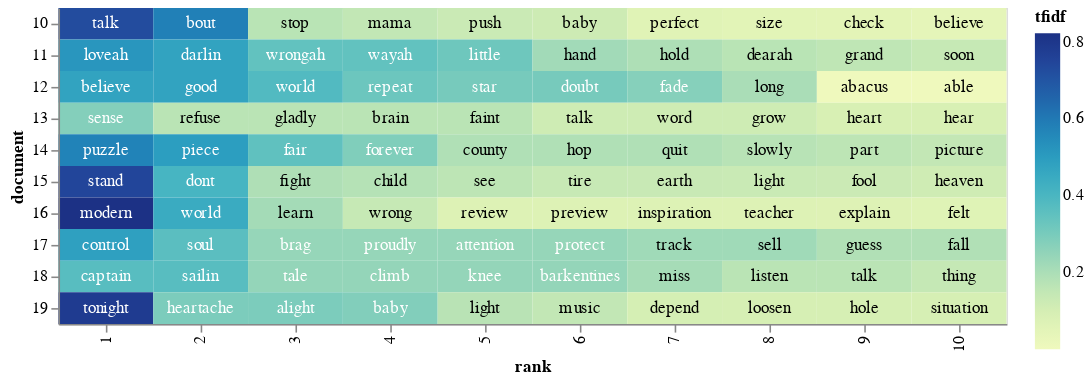

Notebook source saved alongside this figure:
### Code cell
# Heat map for the 70s-80s

# base for all visualizations, with rank calculation
base = alt.Chart(sample_tfidfs[1][100:200]).encode(
    x = 'rank:O',
    y = 'document:N'
).transform_window(
    rank = "rank()",
    sort = [alt.SortField("tfidf", order="descending")],
    groupby = ["document"],
)

# heatmap specification
heatmap = base.mark_rect().encode(
    color = 'tfidf:Q'
)

# text labels, white for darker heatmap colors
text = base.mark_text(baseline='middle').encode(
    text = 'term:N',
    color = alt.condition(alt.datum.tfidf >= 0.23, alt.value('white'), alt.value('black'))
)

# display the three superimposed visualizations
(heatmap + text).properties(width = 600)

### Figure 1 — Vega-Lite specification as saved in the notebook (floating-point values rounded to 4 significant figures)
{"config": {"view": {"continuousWidth": 300, "continuousHeight": 300}}, "layer": [{"mark": {"type": "rect"}, "encoding": {"color": {"field": "tfidf", "type": "quantitative"}, "x": {"field": "rank", "type": "ordinal"}, "y": {"field": "document", "type": "nominal"}}, "transform": [{"window": [{"op": "rank", "field": "", "as": "rank"}], "groupby": ["document"], "sort": [{"field": "tfidf", "order": "descending"}]}]}, {"mark": {"type": "text", "baseline": "middle"}, "encoding": {"color": {"condition": {"test": "(datum.tfidf >= 0.23)", "value": "white"}, "value": "black"}, "text": {"field": "term", "type": "nominal"}, "x": {"field": "rank", "type": "ordinal"}, "y": {"field": "document", "type": "nominal"}}, "transform": [{"window": [{"op": "rank", "field": "", "as": "rank"}], "groupby": ["document"], "sort": [{"field": "tfidf", "order": "descending"}]}]}], "data": {"name": "data-1eb9bd06c4a4647531809cc89e50151a"}, "width": 600, "$schema": "https://vega.github.io/schema/vega-lite/v5.15.1.json", "datasets": {"data-1eb9bd06c4a4647531809cc89e50151a": [{"document": 10, "term": "talk", "tfidf": 0.7265}, {"document": 10, "term": "bout", "tfidf": 0.5797}, {"document": 10, "term": "stop", "tfidf": 0.1718}, {"document": 10, "term": "mama", "tfidf": 0.1495}, {"document": 10, "term": "push", "tfidf": 0.1284}, {"document": 10, "term": "baby", "tfidf": 0.1209}, {"document": 10, "term": "perfect", "tfidf": 0.05986}, {"document": 10, "term": "size", "tfidf": 0.0549}, {"document": 10, "term": "check", "tfidf": 0.05143}, {"document": 10, "term": "believe", "tfidf": 0.04023}, {"document": 11, "term": "loveah", "tfidf": 0.516}, {"document": 11, "term": "darlin", "tfidf": 0.4734}, {"document": 11, "term": "wayah", "tfidf": 0.344}, {"document": 11, "term": "wrongah", "tfidf": 0.344}, {"document": 11, "term": "little", "tfidf": 0.3197}, {"document": 11, "term": "hand", "tfidf": 0.2188}, {"document": 11, "term": "hold", "tfidf": 0.1944}, {"document": 11, "term": "dearah", "tfidf": 0.172}, {"document": 11, "term": "grand", "tfidf": 0.1579}, {"document": 11, "term": "soon", "tfidf": 0.14}, {"document": 12, "term": "believe", "tfidf": 0.4742}, {"document": 12, "term": "good", "tfidf": 0.4742}, {"document": 12, "term": "world", "tfidf": 0.3824}, {"document": 12, "term": "repeat", "tfidf": 0.3233}, {"document": 12, "term": "doubt", "tfidf": 0.3028}, {"document": 12, "term": "star", "tfidf": 0.3028}, {"document": 12, "term": "fade", "tfidf": 0.2737}, {"document": 12, "term": "long", "tfidf": 0.2036}, {"document": 12, "term": "abacus", "tfidf": 6.268e-05}, {"document": 12, "term": "able", "tfidf": 4.056e-05}, {"document": 13, "term": "sense", "tfidf": 0.2781}, {"document": 13, "term": "brain", "tfidf": 0.1709}, {"document": 13, "term": "faint", "tfidf": 0.1708}, {"document": 13, "term": "gladly", "tfidf": 0.1709}, {"document": 13, "term": "refuse", "tfidf": 0.1709}, {"document": 13, "term": "grow", "tfidf": 0.1187}, {"document": 13, "term": "talk", "tfidf": 0.1187}, {"document": 13, "term": "word", "tfidf": 0.1187}, {"document": 13, "term": "hear", "tfidf": 0.09094}, {"document": 13, "term": "heart", "tfidf": 0.09099}, {"document": 14, "term": "puzzle", "tfidf": 0.5729}, {"document": 14, "term": "piece", "tfidf": 0.4923}, {"document": 14, "term": "fair", "tfidf": 0.3505}, {"document": 14, "term": "forever", "tfidf": 0.2848}, {"document": 14, "term": "county", "tfidf": 0.191}, {"document": 14, "term": "hop", "tfidf": 0.191}, {"document": 14, "term": "quit", "tfidf": 0.191}, {"document": 14, "term": "slowly", "tfidf": 0.1752}, {"document": 14, "term": "part", "tfidf": 0.1641}, {"document": 14, "term": "picture", "tfidf": 0.1483}, {"document": 15, "term": "stand", "tfidf": 0.7462}, {"document": 15, "term": "dont", "tfidf": 0.407}, {"document": 15, "term": "fight", "tfidf": 0.1933}, {"document": 15, "term": "child", "tfidf": 0.1805}, {"document": 15, "term": "see", "tfidf": 0.1654}, {"document": 15, "term": "earth", "tfidf": 0.1357}, {"document": 15, "term": "tire", "tfidf": 0.1357}, {"document": 15, "term": "light", "tfidf": 0.131}, {"document": 15, "term": "fool", "tfidf": 0.1271}, {"document": 15, "term": "heaven", "tfidf": 0.1148}, {"document": 16, "term": "modern", "tfidf": 0.8223}, {"document": 16, "term": "world", "tfidf": 0.4463}, {"document": 16, "term": "learn", "tfidf": 0.2149}, {"document": 16, "term": "wrong", "tfidf": 0.139}, {"document": 16, "term": "inspiration", "tfidf": 0.07477}, {"document": 16, "term": "preview", "tfidf": 0.07482}, {"document": 16, "term": "review", "tfidf": 0.07484}, {"document": 16, "term": "teacher", "tfidf": 0.07477}, {"document": 16, "term": "explain", "tfidf": 0.06869}, {"document": 16, "term": "felt", "tfidf": 0.06431}, {"document": 17, "term": "control", "tfidf": 0.4849}, {"document": 17, "term": "soul", "tfidf": 0.3615}, {"document": 17, "term": "attention", "tfidf": 0.2425}, {"document": 17, "term": "brag", "tfidf": 0.2425}, {"document": 17, "term": "protect", "tfidf": 0.2425}, {"document": 17, "term": "proudly", "tfidf": 0.2425}, {"document": 17, "term": "sell", "tfidf": 0.2225}, {"document": 17, "term": "track", "tfidf": 0.2226}, {"document": 17, "term": "fall", "tfidf": 0.1884}, {"document": 17, "term": "guess", "tfidf": 0.1884}, {"document": 18, "term": "captain", "tfidf": 0.3687}, {"document": 18, "term": "sailin", "tfidf": 0.3687}, {"document": 18, "term": "barkentines", "tfidf": 0.2458}, {"document": 18, "term": "climb", "tfidf": 0.2458}, {"document": 18, "term": "knee", "tfidf": 0.2458}, {"document": 18, "term": "tale", "tfidf": 0.2458}, {"document": 18, "term": "miss", "tfidf": 0.2112}, {"document": 18, "term": "listen", "tfidf": 0.1707}, {"document": 18, "term": "talk", "tfidf": 0.1707}, {"document": 18, "term": "thing", "tfidf": 0.142}, {"document": 19, "term": "tonight", "tfidf": 0.7836}, {"document": 19, "term": "alight", "tfidf": 0.2918}, {"document": 19, "term": "heartache", "tfidf": 0.2919}, {"document": 19, "term": "baby", "tfidf": 0.2809}, {"document": 19, "term": "light", "tfidf": 0.1724}, {"document": 19, "term": "music", "tfidf": 0.1511}, {"document": 19, "term": "depend", "tfidf": 0.09736}, {"document": 19, "term": "hole", "tfidf": 0.0973}, {"document": 19, "term": "loosen", "tfidf": 0.09731}, {"document": 19, "term": "situation", "tfidf": 0.09729}]}}
